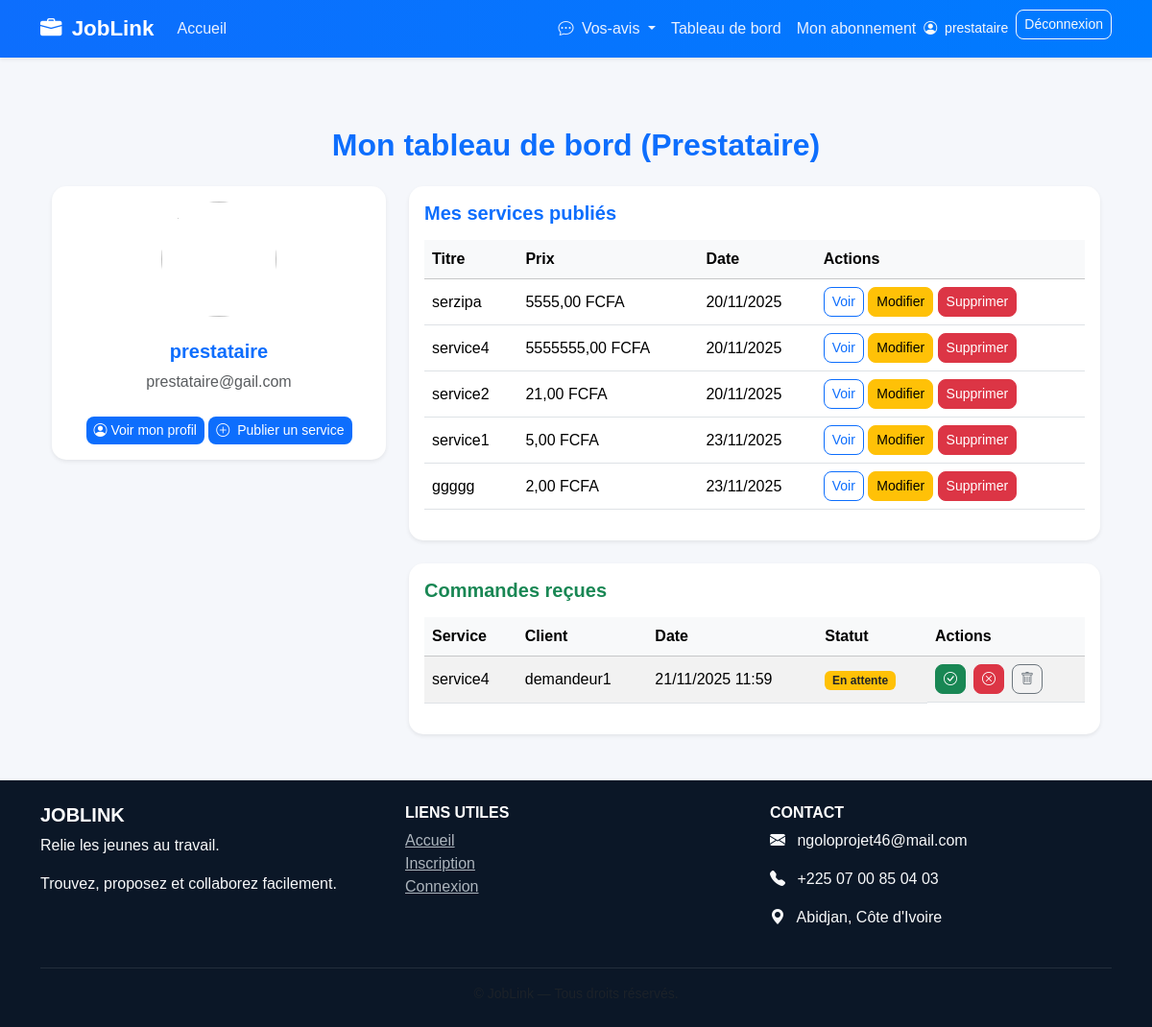
Page /tableau-prestataire/ (signed in) on the committed database.
### core/models.py (models this page shows, shortened)
class User(AbstractUser):
    ROLE_CHOICES = (
        ('prestataire', 'Prestataire'),
        ('demandeur', 'Demandeur'),
    )
    role = models.CharField(max_length=20, choices=ROLE_CHOICES)
    phone = models.CharField(max_length=20, unique=True, null=True, blank=True)
    photo = CloudinaryField("photo_profil", blank=True, null=True)

class Service(models.Model):
    VILLES_CI = [
        ("Abidjan", "Abidjan"),
        ("Bouaké", "Bouaké"),
        ("Daloa", "Daloa"),
        ("Yamoussoukro", "Yamoussoukro"),
        ("San-Pédro", "San-Pédro"),
        ("Korhogo", "Korhogo"),
        ("Man", "Man"),
        ("Gagnoa", "Gagnoa"),
    ]
    prestataire = models.ForeignKey(
        'Prestataire',
        on_delete=models.CASCADE,
        related_name='services'
    )
    titre = models.CharField(max_length=100)
    description = models.TextField()
    prix = models.DecimalField(max_digits=10, decimal_places=2)
    telephone = models.CharField(max_length=20, blank=True, null=True)
    adresse = models.CharField(max_length=255, blank=True, null=True)
    categorie = models.CharField(max_length=100)
    ville = models.CharField(max_length=50, choices=VILLES_CI, default="Abidjan")
    date_publication = models.DateTimeField(auto_now_add=True)
    disponible = models.BooleanField(default=True)
    image = CloudinaryField("image", blank=True, null=True)
    video = CloudinaryField(resource_type="video", blank=True, null=True)

class Commande(models.Model):
    service = models.ForeignKey(Service, on_delete=models.CASCADE)
    client = models.ForeignKey(User, on_delete=models.CASCADE, null=True, blank=True)
    demandeur = models.ForeignKey(Demandeur, on_delete=models.CASCADE)
    date_commande = models.DateTimeField(auto_now_add=True)
    statut_choices = [
        ('en_attente', 'En attente'),
        ('acceptee', 'Acceptée'),
        ('terminee', 'Terminée'),
        ('annulee', 'Annulée'),
    ]
    statut = models.CharField(max_length=20, choices=statut_choices, default='en_attente')

class Demandeur(models.Model):
    user = models.OneToOneField(User, on_delete=models.CASCADE)
    adresse = models.CharField(max_length=200, blank=True, null=True)

### core/views.py (the view)
# urls.py: path('tableau-prestataire/', views.tableau_prestataire, name='tableau_prestataire'),
@login_required
def tableau_prestataire(request):
    try:
        prestataire = Prestataire.objects.get(user=request.user)
    except Prestataire.DoesNotExist:
        messages.error(request, "Aucun profil prestataire trouvé.")
        return redirect('home')
    services = Service.objects.filter(prestataire=prestataire)
    commandes = Commande.objects.filter(service__prestataire=prestataire)
    context = {
        'prestataire': prestataire,
        'services': services,
        'commandes': commandes,
    }
    return render(request, 'dashboard_prestataire.html', context)

### core/templates/dashboard_prestataire.html
{% extends 'base.html' %}
{% block content %}
<div class="container py-5">
    <h2 class="mb-4 text-primary text-center fw-bold">Mon tableau de bord (Prestataire)</h2>
    <div class="row">
        <div class="col-md-4">
            <div class="card shadow-sm mb-4">
                <div class="card-body text-center">
                    {% if user.photo %}
                        <img src="{{ user.photo.url }}" class="rounded-circle mb-3" width="120" height="120">
                    {% else %}
                        <i class="bi bi-person-circle text-primary" style="font-size: 4rem;"></i>
                    {% endif %}
                    <h5 class="mt-2">{{ user.username }}</h5>
                    <p class="text-muted">{{ user.email }}</p>
                    <a href="{% url 'profil' %}" class="btn btn-primary btn-sm mt-2">
                        <i class="bi bi-person-circle"></i> Voir mon profil
                    </a>
                    <a href="{% url 'add_service' %}" class="btn btn-primary btn-sm mt-2">
                        <i class="bi bi-plus-circle me-1"></i> Publier un service
                    </a>
                </div>
            </div>
        </div>
        <div class="col-md-8">
            <div class="card shadow-sm mb-4">
                <div class="card-body">
                    <h5 class="text-primary mb-3">Mes services publiés</h5>
                    {% if services %}
                        <table class="table table-hover align-middle">
                            <thead class="table-light">
                                <tr>
                                    <th>Titre</th>
                                    <th>Prix</th>
                                    <th>Date</th>
                                    <th>Actions</th>
                                </tr>
                            </thead>
                            <tbody>
                                {% for service in services %}
                                    <tr>
                                        <td>{{ service.titre }}</td>
                                        <td>{{ service.prix }} FCFA</td>
                                        <td>{{ service.date_publication|date:"d/m/Y" }}</td>
                                        <td>
                                            <a href="{% url 'service_detail' service.pk %}" class="btn btn-sm btn-outline-primary">Voir</a>
                                            <a href="{% url 'modifier_service' service.id %}" class="btn btn-warning btn-sm">Modifier</a>
                                            <a href="{% url 'supprimer_service' service.id %}" class="btn btn-danger btn-sm"
                                               onclick="return confirm('Voulez-vous vraiment supprimer ce service ? 🗑');">
                                                Supprimer
                                            </a>
                                        </td>
                                    </tr>
                                {% endfor %}
                            </tbody>
                        </table>
                    {% else %}
                        <p class="text-muted">Vous n'avez publié aucun service pour le moment.</p>
                    {% endif %}
                </div>
            </div>
            <div class="card shadow-sm">
                <div class="card-body">
                    <h5 class="text-success mb-3">Commandes reçues</h5>
                    {% if commandes %}
                        <table class="table table-striped align-middle">
                            <thead class="table-light">
                                <tr>
                                    <th>Service</th>
                                    <th>Client</th>
                                    <th>Date</th>
                                    <th>Statut</th>
                                    <th>Actions</th>
                                </tr>
                            </thead>
                            <tbody>
                                {% for commande in commandes %}
                                    <tr>
                                        <td>{{ commande.service.titre }}</td>
                                        <td>{{ commande.demandeur.user.username }}</td>
                                        <td>{{ commande.date_commande|date:"d/m/Y H:i" }}</td>
                                        <td>
                                            {% if commande.statut == 'en_attente' %}
                                                <span class="badge bg-warning text-dark">En attente</span>
                                            {% elif commande.statut == 'acceptee' %}
                                                <span class="badge bg-primary">Acceptée</span>
                                            {% elif commande.statut == 'terminee' %}
                                                <span class="badge bg-success">Terminée</span>
                                            {% else %}
                                                <span class="badge bg-danger">Annulée</span>
                                            {% endif %}
                                        </td>
                                        <td class="d-flex gap-2">
                                            {% if commande.statut == 'en_attente' %}
                                                <a href="{% url 'accepter_commande' commande.id %}" class="btn btn-sm btn-success" title="Accepter">
                                                    <i class="bi bi-check-circle"></i>
                                                </a>
                                                <a href="{% url 'annuler_commande' commande.id %}" class="btn btn-sm btn-danger" title="Refuser">
                                                    <i class="bi bi-x-circle"></i>
                                                </a>
                                            {% elif commande.statut == 'acceptee' %}
                                                <a href="{% url 'terminer_commande' commande.id %}" class="btn btn-sm btn-primary" title="Marquer comme terminée">
                                                    <i class="bi bi-flag"></i>
                                                </a>
                                            {% endif %}
                                            <a href="{% url 'supprimer_commande_prestataire' commande.id %}"
                                               class="btn btn-sm btn-outline-secondary"
                                               onclick="return confirm('Voulez-vous vraiment supprimer cette commande reçue ? 🗑');"
                                               title="Supprimer définitivement">
                                                <i class="bi bi-trash"></i>
                                            </a>
                                        </td>
                                    </tr>
                                {% endfor %}
                            </tbody>
                        </table>
                    {% else %}
                        <p class="text-muted">Aucune commande reçue pour le moment.</p>
                    {% endif %}
                </div>
            </div>
        </div>
    </div>
</div>
{% endblock %}

### core/templates/base.html (shortened to what this page needs)
<!DOCTYPE html>
<html lang="fr">
<head>
    <link href="https://cdn.jsdelivr.net/npm/bootstrap@5.3.3/dist/css/bootstrap.min.css" rel="stylesheet">
    <link rel="stylesheet" href="https://cdn.jsdelivr.net/npm/bootstrap-icons@1.11.3/font/bootstrap-icons.css">
</head>
<body class="d-flex flex-column min-vh-100">
    <nav class="navbar navbar-expand-lg navbar-dark shadow-sm">
        <div class="container">
            <a class="navbar-brand fw-bold" href="{% url 'home' %}">
                <i class="bi bi-briefcase-fill me-1"></i> JobLink
            </a>
            <div class="collapse navbar-collapse" id="navbarNav">
                <ul class="navbar-nav me-auto">
                    <li class="nav-item">
                        <a class="nav-link" href="{% url 'home' %}">Accueil</a>
                    </li>
                </ul>
                <ul class="navbar-nav">
                    {% if user.is_authenticated %}
                        <li class="nav-item dropdown">
                            <a class="nav-link dropdown-toggle text-light" href="#" id="commentairesDropdown"
                                role="button" data-bs-toggle="dropdown" aria-expanded="false">
                                <i class="bi bi-chat-dots me-1"></i> Vos-avis
                            </a>
                        </li>
                        <li class="nav-item">
                            <a class="nav-link" href="{% url 'dashboard' %}">
                                Tableau de bord
                            </a>
                        </li>
                        <li class="nav-item">
                            <a class="nav-link" href="{% url 'gerer_abonnement' %}">Mon abonnement</a></li>
                        <li class="nav-item d-flex align-items-center me-2">
                            <span class="text-light small">
                                <i class="bi bi-person-circle me-1"></i> {{ user.username }}
                            </span>
                        </li>
                        <li class="nav-item">
                            <form method="post" action="{% url 'logout' %}" style="display:inline;">
                                <button type="submit" class="btn btn-outline-light btn-sm">
                                    Déconnexion
                                </button>
                            </form>
                        </li>
                    {% endif %}
                </ul>
            </div>
        </div>
    </nav>
    <main class="container mt-4 flex-grow-1 fade-in">
        {% block content %}
        {% endblock %}
    </main>
    <footer class="text-light py-4 mt-auto">
        <div class="container text-center text-md-start">
            <div class="row gy-3">
                <div class="col-md-4">
                    <h5 class="fw-bold text-uppercase">JobLink</h5>
                    <p>Relie les jeunes au travail.</p>
                    <p>Trouvez, proposez et collaborez facilement.</p>
                </div>
                <div class="col-md-4">
                    <h6 class="fw-bold text-uppercase">Liens utiles</h6>
                    <ul class="list-unstyled">
                        <li><a href="{% url 'home' %}">Accueil</a></li>
                        <li><a href="{% url 'register' %}">Inscription</a></li>
                        <li><a href="{% url 'login' %}">Connexion</a></li>
                    </ul>
                </div>
                <div class="col-md-4">
                    <h6 class="fw-bold text-uppercase">Contact</h6>
                    <p><i class="bi bi-envelope-fill me-2"></i> ngoloprojet46@mail.com</p>
                    <p><i class="bi bi-telephone-fill me-2"></i> +225 07 00 85 04 03</p>
                    <p><i class="bi bi-geo-alt-fill me-2"></i> Abidjan, Côte d'Ivoire</p>
                </div>
            </div>
            <hr class="border-secondary mt-4">
            <div class="text-center text-muted small">
            </div>
        </div>
    </footer>
</body>
</html>

### core/templates/base.html (style rules this page uses)
body { font-family: "Poppins", sans-serif; background-color: #f5f7fb; color: #333; min-height: 100vh; }
h1, h2, h3, h4, h5 { font-weight: 600; color: #0d6efd; }
.navbar { background: linear-gradient(90deg, #0d6efd, #007bff); }
.navbar-brand { font-size: 1.4rem; }
.navbar-nav .nav-link { color: #eaf1ff !important; font-weight: 500; transition: color 0.2s ease-in-out; }
button, .btn { border-radius: 8px !important; }
.card { border: none; border-radius: 15px; box-shadow: 0 3px 10px rgba(0,0,0,0.08); transition: transform 0.2s ease-in-out; }
footer { background-color: #0b1727; }
footer h5, footer h6 { color: #fff; }
footer a { color: #adb5bd; transition: color 0.2s; }
footer hr { border-color: rgba(255, 255, 255, 0.2); }
.btn-primary { background-color: #0d6efd; border: none; }
.fade-in { animation: fadeIn 0.6s ease-in-out; }

### rows in the picture
User: username "prestataire", email "prestataire@gail.com"
Service: titre "serzipa", prix "5555,00", date_publication "20/11/2025"
Service: titre "service4", prix "5555555,00", date_publication "20/11/2025"
Service: titre "service2", prix "21,00", date_publication "20/11/2025"
Service: titre "service1", prix "5,00", date_publication "23/11/2025"
Service: titre "ggggg", prix "2,00", date_publication "23/11/2025"
Commande: service.titre "service4", demandeur.user.username "demandeur1", date_commande "21/11/2025 11:59", statut "En attente"
